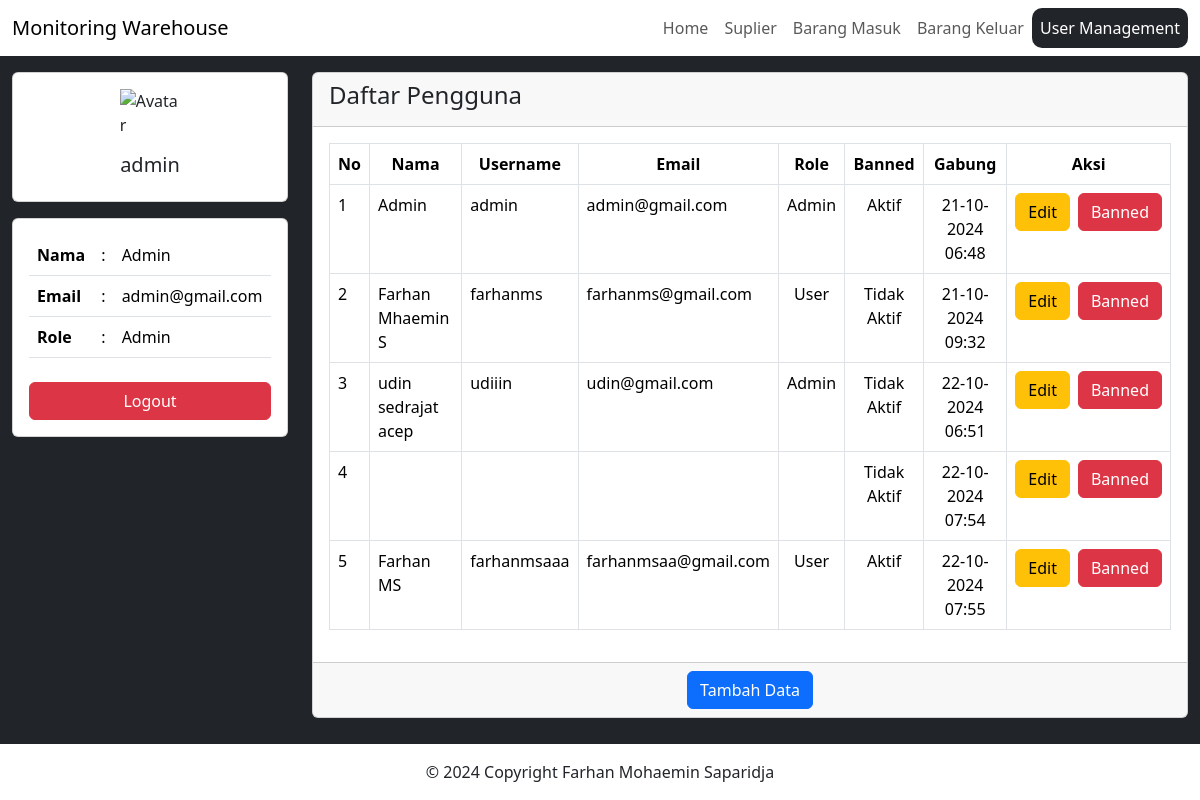
The page /user.php (signed in) on the database its author committed.
### tables this page shows
CREATE TABLE IF NOT EXISTS `user` (
  `id` int(11) NOT NULL AUTO_INCREMENT,
  `name` varchar(255) NOT NULL,
  `username` varchar(255) NOT NULL,
  `email` varchar(255) NOT NULL,
  `password` varchar(255) NOT NULL,
  `role` enum('Admin','User') NOT NULL,
  `banned` tinyint(4) NOT NULL DEFAULT 0,
  `created_at` timestamp NOT NULL DEFAULT current_timestamp(),
  `updated_at` timestamp NOT NULL DEFAULT current_timestamp() ON UPDATE current_timestamp(),
  PRIMARY KEY (`id`),
  UNIQUE KEY `username` (`username`),
  UNIQUE KEY `email` (`email`)
);

### koneksi.php (called while the page is built, shortened)
<?php
$hostname = "localhost";
$username = "root";
$password = "";
$database = "db_gudang";
$koneksi = mysqli_connect($hostname,$username,$password,$database);
function showuser(){
    global $koneksi;
    $username = $_SESSION['username'];
    $res = mysqli_query($koneksi, "SELECT * FROM user WHERE username = '$username'");
    return mysqli_fetch_array($res);
}

### user.php (the view, shortened to what this page needs)
<?php
    require "koneksi.php";
    $active = "user";
    include "shared/header.php";
    include "shared/side.php";
    $res = mysqli_query($koneksi, "SELECT * FROM user");
?>
<div class="col-sm-12 col-md-9">
    <div class="card">
        <div class="card-header">
            <h4>Daftar Pengguna</h4>
        </div>
        <div class="card-body">
            <div class="table-responsive">
                <table class="table table-bordered table-datatables">
                    <thead>
                        <tr>
                            <th class="text-center">No</th>
                            <th class="text-center">Nama</th>
                            <th class="text-center">Username</th>
                            <th class="text-center">Email</th>
                            <th class="text-center">Role</th>
                            <th class="text-center">Banned</th>
                            <th class="text-center">Gabung</th>
                            <?php if(isset($_SESSION['role']) && $_SESSION['role'] == 'Admin') {?>
                                <th class="text-center">Aksi</th>
                            <?php }?>
                        </tr>
                    </thead>
                    <tbody>
                        <?php
                            $no = 1;
                            while($d = mysqli_fetch_array($res)){
                        ?>
                            <tr>
                                <td><?= $no ?></td>
                                <td><?= $d['name'] ?></td>
                                <td><?= $d['username'] ?></td>
                                <td><?= $d['email'] ?></td>
                                <td class="text-center"><?= $d['role'] ?></td>
                                <td class="text-center"><?= $d['banned'] != 1 ? 'Aktif' : 'Tidak Aktif' ?></td>
                                <td class="text-center"><?= date('d-m-Y H:i',strtotime($d['created_at'])) ?></td>
                                <?php if(isset($_SESSION['role']) && $_SESSION['role'] == 'Admin') {?>
                                    <td>
                                        <div class="d-flex gap-2 justify-content-center">
                                            <a href="./form_user.php?id=<?=$d['id']?>" class="btn btn-warning">Edit</a>
                                            <a href="./aksi/banned_user.php?id=<?=$d['id']?>" class="btn btn-danger">Banned</a>
                                        </div>
                                    </td>
                                <?php }?>
                            </tr>
                        <?php
                                $no++;
                            }
                        ?>
                    </tbody>
                </table>
            </div>
        </div>
        <?php if(isset($_SESSION['role']) && $_SESSION['role'] == 'Admin') {?>
            <div class="card-footer d-flex justify-content-center">
                <a href="./form_user.php" class="btn btn-primary">Tambah Data</a>
            </div>
        <?php }?>
    </div>
</div>
<?php
    include "shared/footer.php"
?>

### shared/header.php (shortened to what this page needs)
<!DOCTYPE html>
<html lang="en">
<head>
    <link rel="stylesheet" href="assets/libs/fontawesome/css/all.min.css">
    <link rel="stylesheet" href="assets/libs/bootstrap/css/bootstrap.min.css">
    <link rel="stylesheet" href="assets/libs/jquery/css/jquery-ui.min.css">
    <link rel="stylesheet" href="assets/libs/DataTables/datatables.min.css">
    <link rel="stylesheet" href="assets/css/style.css">
</head>
<body class="d-flex flex-column min-vh-100 bg-dark">
    <?php include "shared/nav.php"; ?>
    <div class="container-fluid my-3">
        <div class="row gy-3">

### shared/nav.php (shortened to what this page needs)
<nav class="navbar navbar-expand-lg navbar-light bg-white sticky-top">
  <div class="container-fluid">
    <a class="navbar-brand" href="./">Monitoring Warehouse</a>
    <div class="collapse navbar-collapse justify-content-end" id="navbarSupportedContent">
      <ul class="navbar-nav mb-2 mb-lg-0">
        <li class="nav-item">
          <a class="nav-link <?= $active == 'barang' ? 'active' : '' ?>" aria-current="page" href="./">Home</a>
        </li>
        <li class="nav-item">
          <a class="nav-link <?= $active == 'suplier' ? 'active' : '' ?>" href="./suplier.php">Suplier</a>
        </li>
        <li class="nav-item">
          <a class="nav-link <?= $active == 'barang_masuk' ? 'active' : '' ?>" href="./barang_masuk.php">Barang Masuk</a>
        </li>
        <li class="nav-item">
          <a class="nav-link <?= $active == 'barang_keluar' ? 'active' : '' ?>" href="./barang_keluar.php">Barang Keluar</a>
        </li>
        <?php if(isset($_SESSION['role']) && $_SESSION['role'] == 'Admin') {?>
          <li class="nav-item">
            <a class="nav-link <?= $active == 'user' ? 'active' : '' ?>" href="./user.php">User Management</a>
          </li>
        <?php } ?>
      </ul>
    </div>
  </div>
</nav>

### shared/side.php
<?php
    require_once "koneksi.php";
?>
<div class="col-sm-12 col-md-3">
    <div class="card">
        <div class="card-body">
            <div class="d-flex flex-column align-items-center">
                <img src="https://static-00.iconduck.com/assets.00/user-icon-2048x2048-ihoxz4vq.png" class="mb-3 w-25" alt="Avatar" />
                <h5><?=showuser()['username']?></h5>
            </div>
        </div>
    </div>
    <div class="card mt-3">
        <div class="card-body">
            <div class="table-responsive">
                <table class="table">
                    <tr>
                        <th>Nama</th>
                        <td>:</td>
                        <td><?=showuser()['name']?></td>
                    </tr>
                    <tr>
                        <th>Email</th>
                        <td>:</td>
                        <td><?=showuser()['email']?></td>
                    </tr>
                    <tr>
                        <th>Role</th>
                        <td>:</td>
                        <td><?=showuser()['role']?></td>
                    </tr>
                </table>
            </div>
            <div class="d-flex justify-content-center">
                <a class="mt-2 btn btn-danger w-100" href="./aksi/auth/logout.php">Logout</a>
            </div>
        </div>
    </div>
</div>

### shared/footer.php (shortened to what this page needs)
        </div>
    </div>
    <footer class="bg-white text-center mt-auto">
        <div class="text-center p-3">
            © 2024 Copyright Farhan Mohaemin Saparidja
        </div>
    </footer>
</body>
</html>

### assets/css/style.css (style rules this page uses)
.nav-item .nav-link.active { background-color: rgba(var(--bs-dark-rgb), var(--bs-bg-opacity)); color: white; border-radius: 10px; }

### rows shown on the page
user: username "admin", name "Admin", email "admin@gmail.com", role "Admin", banned "Aktif", created_at "21-10-2024 06:48"
user: name "Farhan Mhaemin S", username "farhanms", email "farhanms@gmail.com", role "User", banned "Tidak Aktif", created_at "21-10-2024 09:32"
user: name "udin sedrajat acep", username "udiiin", email "udin@gmail.com", role "Admin", banned "Tidak Aktif", created_at "22-10-2024 06:51"
user: banned "Tidak Aktif", created_at "22-10-2024 07:54"
user: name "Farhan MS", username "farhanmsaaa", email "farhanmsaa@gmail.com", role "User", banned "Aktif", created_at "22-10-2024 07:55"
